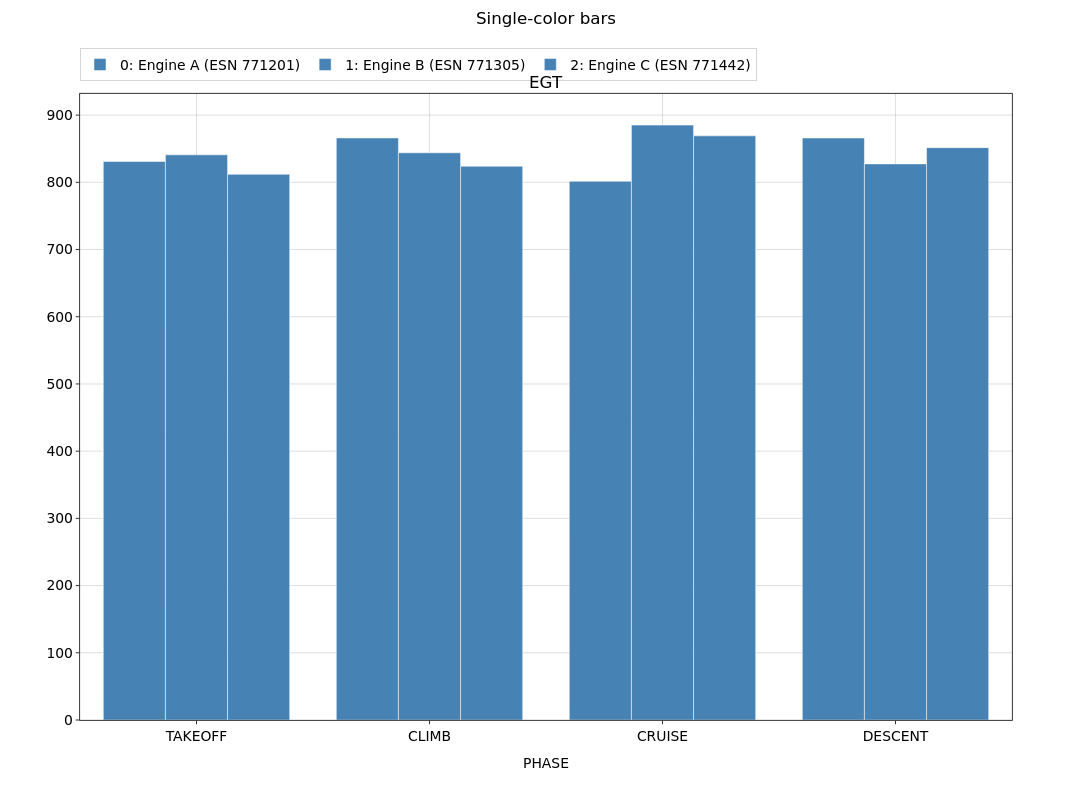

The cell this chart's notebook holds for it:
### Markdown cell above
## 7. `color=` — force a single bar color

`color` overrides every dataset's color in the default `by='vars'` view (useful
when the datasets are distinguished by the subplot instead). The `by='sets'`
and `by='dataset_x'` views color per variable and ignore it.

### Code cell
nb = build()
nb.bar(x='PHASE', y='EGT', color='steelblue', suptitle='Single-color bars')

### Figure 1 — Plotly figure (JSON) as saved in the notebook; plotly's stock layout.template omitted (floating-point values rounded to 4 significant figures)
{"data": [{"alignmentgroup": "bars", "hovertemplate": "<b>Engine A (ESN 771201)</b><br>PHASE: %{x}<br>EGT: %{y:.4g}<extra></extra>", "legendgroup": "group_0", "legendrank": 1000, "marker": {"color": "steelblue"}, "name": "0: Engine A (ESN 771201)", "offsetgroup": "set_0", "opacity": 1, "showlegend": true, "type": "bar", "x": ["TAKEOFF", "CLIMB", "CRUISE", "DESCENT"], "xaxis": "x", "y": [830.9, 866.0, 801.5, 865.9], "yaxis": "y"}, {"alignmentgroup": "bars", "hovertemplate": "<b>Engine B (ESN 771305)</b><br>PHASE: %{x}<br>EGT: %{y:.4g}<extra></extra>", "legendgroup": "group_1", "legendrank": 1001, "marker": {"color": "steelblue"}, "name": "1: Engine B (ESN 771305)", "offsetgroup": "set_1", "opacity": 1, "showlegend": true, "type": "bar", "x": ["TAKEOFF", "CLIMB", "CRUISE", "DESCENT"], "xaxis": "x", "y": [840.9, 843.9, 885.1, 827.4], "yaxis": "y"}, {"alignmentgroup": "bars", "hovertemplate": "<b>Engine C (ESN 771442)</b><br>PHASE: %{x}<br>EGT: %{y:.4g}<extra></extra>", "legendgroup": "group_2", "legendrank": 1002, "marker": {"color": "steelblue"}, "name": "2: Engine C (ESN 771442)", "offsetgroup": "set_2", "opacity": 1, "showlegend": true, "type": "bar", "x": ["TAKEOFF", "CLIMB", "CRUISE", "DESCENT"], "xaxis": "x", "y": [811.9, 823.9, 869.1, 851.6], "yaxis": "y"}], "layout": {"annotations": [{"font": {"size": 16.7}, "showarrow": false, "text": "EGT", "x": 0.5, "xanchor": "center", "xref": "paper", "y": 1.0, "yanchor": "bottom", "yref": "paper"}], "barmode": "group", "height": 800, "hoverlabel": {"font": {"size": 13.9}}, "legend": {"font": {"size": 13.9}, "orientation": "h", "x": 0, "xanchor": "left", "y": 0.9397, "yanchor": "top", "yref": "container"}, "margin": {"t": 86.22}, "meta": {"uc_legend_rows": 1}, "scattermode": "group", "showlegend": true, "title": {"font": {"size": 16.7}, "text": "Single-color bars", "x": 0.5, "xanchor": "center", "y": 0.985, "yanchor": "top", "yref": "container"}, "width": 1200, "xaxis": {"anchor": "y", "domain": [0.0, 1.0], "tickfont": {"size": 13.9}, "title": {"font": {"size": 13.9}, "text": "PHASE"}}, "yaxis": {"anchor": "x", "domain": [0.0, 1.0], "tickfont": {"size": 13.9}, "title": {"font": {"size": 13.9}}}}}
